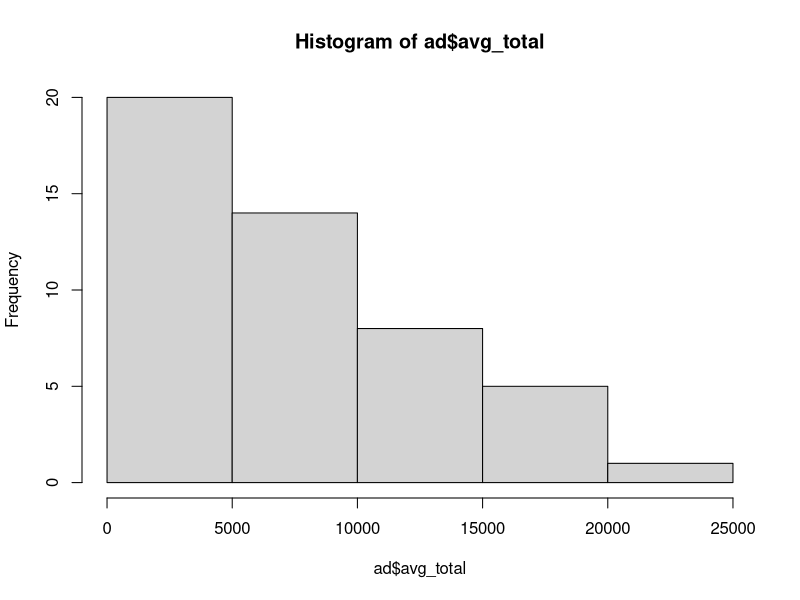
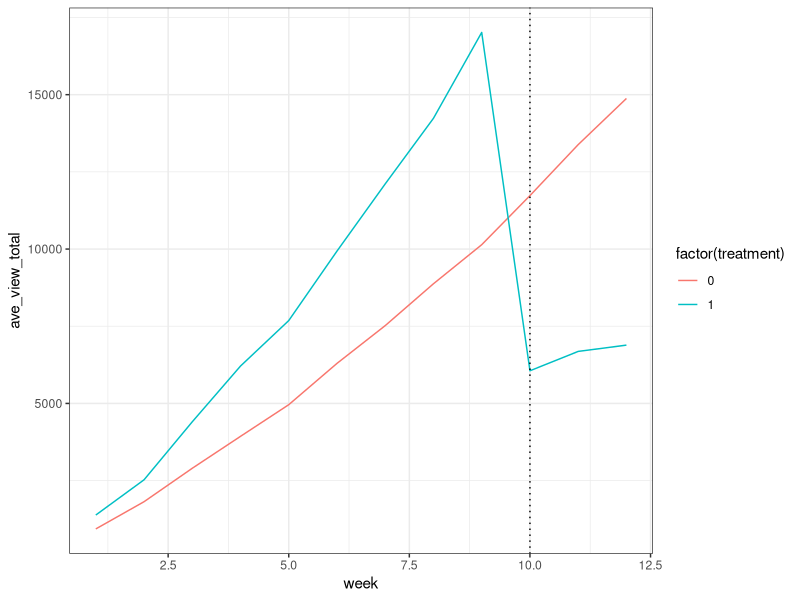

The R source for these figures, in order:
## ---- chunk 1
knitr::opts_chunk$set(echo = TRUE)
## ---- chunk 2
library(dplyr)
library(ggplot2)
library(plm)

# Set working directory to source file location
setwd(dirname(rstudioapi::getActiveDocumentContext()$path))
## ---- chunk 3
ad = read.csv("did_sponsored_ads.csv")
ad$avg_total = ad$avg_org + ad$avg_spons

hist(ad$avg_total)  # Although the y look pretty skewed

# Create Dummy Variables
ad = ad%>%mutate(after = ifelse(week<10, 0, 1))
ad = ad%>%mutate(treatment = ifelse(id==3, 1, 0))

# Create treatment subset
google = ad%>%filter(id==3)

# Calculate the mean avg_total in the two time periods(after)
google %>%
    group_by(after)%>%
    summarise(avg_week_total = mean(avg_total),
          avg_week_spons = mean(avg_spons),
          avg_week_org = mean(avg_org))

# First difference
fd_model = lm(avg_total ~ after, data=google)
summary(fd_model)
## ---- chunk 4
# Check Parallel Trend
    summary(lm(avg_total ~ factor(week)*treatment, data=ad))
    
    # Group data by week and treatment and calculate average values for plotting
    week_ave = ad %>% group_by(week, treatment) %>% summarise(ave_view_total = mean(avg_total),
                                                              ave_view_org = mean(avg_org),
                                                              ave_view_spons = mean(avg_spons))
    
    ggplot(week_ave, aes(x = week, y = ave_view_total, color = factor(treatment))) + 
      geom_line() + 
      geom_vline(xintercept = 10, linetype='dotted') + 
      theme_bw()

# Calculate the mean avg_total in the two time periods(after)
ad %>%
    group_by(treatment, after)%>%
    summarise(avg_week_total = mean(avg_total),
              avg_week_spons = mean(avg_spons),
              avg_week_org = mean(avg_org))

# Did Model
did_model = plm(avg_total ~ treatment*after,
                data=ad,
                model='within',
                effect='twoways',
                index=c('id','week'))
summary(did_model)

# The real % Loss of clicks due to absence of sponsored ads with DiD
# (6544-8390) / 8390 - (13330-5265) / 5265 # 175% decrease
